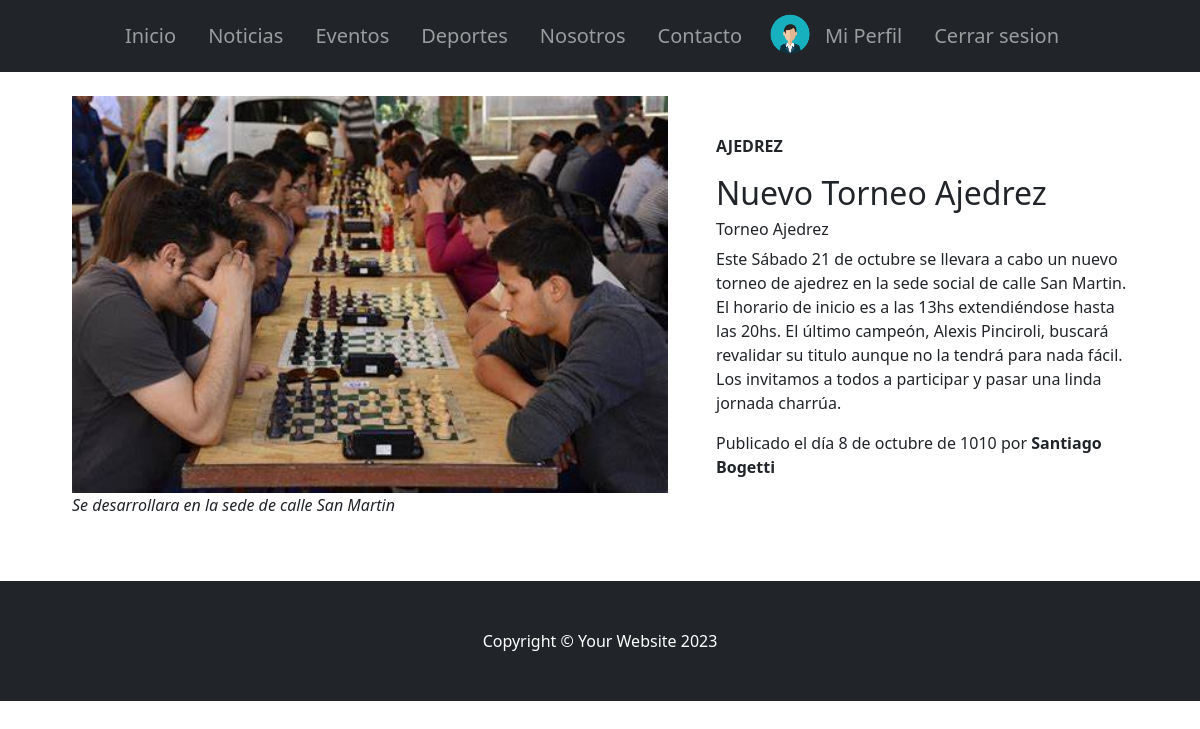
The app's page /AppClub/detallarNoticias/7/ (signed in) with its own data.
### AppClub/models.py (models this page shows, shortened)
class Noticia(models.Model):
    titulo = models.CharField(max_length=100)
    subtitulo = models.CharField(max_length=100)
    fecha = models.DateField()
    tema = models.CharField(max_length=100)
    desarrollo = models.TextField(max_length=600)
    imagen = models.ImageField(upload_to="noticias", null=True, blank=True)
    pie_de_foto = models.CharField(max_length=100)
    autor = models.CharField(max_length=100, null=True)

### AppClub/views.py (the view)
# urls.py: path("detallarNoticias/<pk>/", NoticiaDetail.as_view(), name="detallarNoticias"),
class NoticiaDetail(DetailView):
    model = Noticia
    template_name = "noticia_detail.html"
    context_object_name = "noticia"

### AppClub/templates/noticia_detail.html
{% extends 'padre.html' %}
{% block ContenidoQueCambia %}
<div class="row mt-4 px-4 px-lg-5 gx-4 gx-lg-5 align-items-center mx-auto my-5">
    <div class="col-lg-7">
        {% if noticia.imagen %}
        <img src="{{ noticia.imagen.url }}" alt="Imagen de Noticia" class="img-fluid w-100 h-auto">
        {% endif %}
        <br>
        <p><em>{{noticia.pie_de_foto}}</em></p>
    </div>
    <div class="col-lg-5">
        <p><strong style="text-transform: uppercase;">{{noticia.tema}}</strong></p>
        <h2 class="font-weight-light">{{noticia.titulo}}</h2>
        <h6>{{noticia.subtitulo}}</h6>
        <p>{{noticia.desarrollo}}</p>
        <p>Publicado el día {{noticia.fecha}} por <strong>{{noticia.autor}}</strong> </p>
    </div>
</div>
{% endblock ContenidoQueCambia %}

### records on screen
Noticia: imagen (picture), pie_de_foto "Se desarrollara en la sede de calle San Martin", tema "AJEDREZ", titulo "Nuevo Torneo Ajedrez", subtitulo "Torneo Ajedrez", desarrollo "Este Sábado 21 de octubre se llevara a cabo un nuevo torneo de ajedrez en la sede social de calle San Martin. El horario de inicio es a las 13hs extendiéndose hasta las 20hs. El último campeón, Alexis Pinciroli, buscará revalidar su titulo aunque no la tendrá para nada fácil. Los invitamos a todos a participar y pasar una linda jornada charrúa.", fecha "8 de octubre de 1010", autor "Santiago Bogetti"
